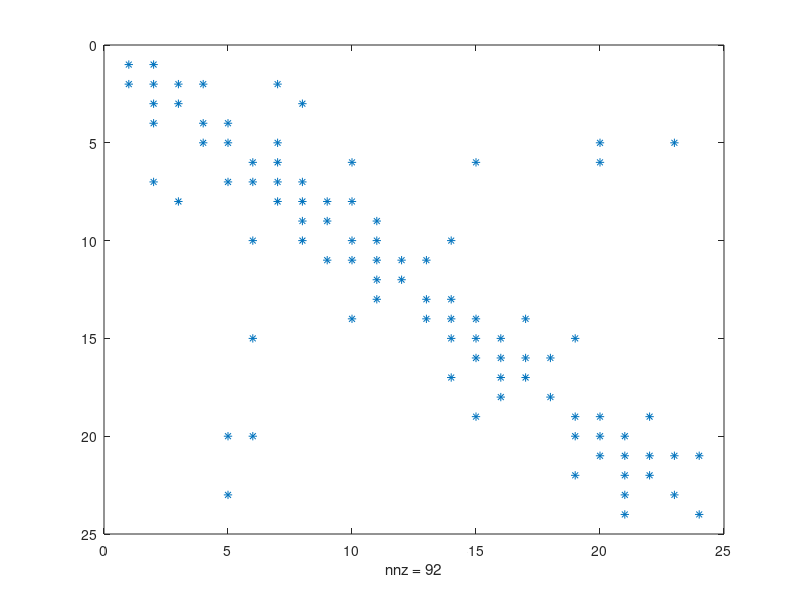
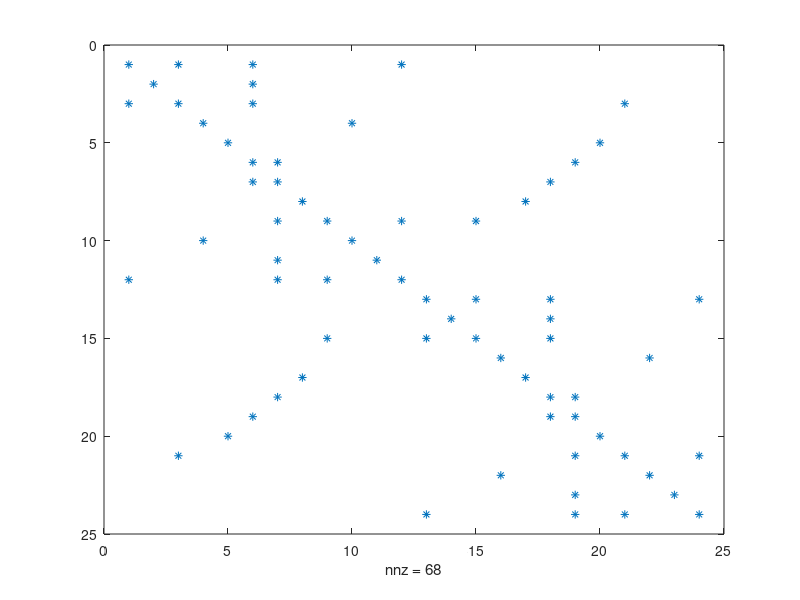

Reproduce these figures in MATLAB, in order.
C = zeros(24,24);
C(1,1) = 1 ;  C(1,2) = 1 ; 
 C(2,1) = 1 ;  C(2,2) = 1 ;  C(2,3) = 1 ;  C(2,4) = 1 ;  C(2,7) = 1 ; 
 C(3,2) = 1 ;  C(3,3) = 1 ;  C(3,8) = 1 ; 
 C(4,2) = 1 ;  C(4,4) = 1 ;  C(4,5) = 1 ; 
 C(5,4) = 1 ;  C(5,5) = 1 ;  C(5,7) = 1 ;  C(5,21) = 1 ;  C(5,24) = 1 ; 
 C(6,6) = 1 ;  C(6,7) = 1 ;  C(6,10) = 1 ;  C(6,15) = 1 ;  C(6,21) = 1 ; 
 C(7,2) = 1 ;  C(7,5) = 1 ;  C(7,6) = 1 ;  C(7,7) = 1 ;  C(7,8) = 1 ; 
 C(8,3) = 1 ;  C(8,7) = 1 ;  C(8,8) = 1 ;  C(8,9) = 1 ;  C(8,10) = 1 ; 
 C(9,8) = 1 ;  C(9,9) = 1 ;  C(9,11) = 1 ; 
 C(10,6) = 1 ;  C(10,8) = 1 ;  C(10,10) = 1 ;  C(10,11) = 1 ;  C(10,14) = 1 ; 
 C(11,9) = 1 ;  C(11,10) = 1 ;  C(11,11) = 1 ;  C(11,12) = 1 ;  C(11,13) = 1 ; 
 C(12,11) = 1 ;  C(12,12) = 1 ; 
 C(13,11) = 1 ;  C(13,13) = 1 ;  C(13,14) = 1 ; 
 C(14,10) = 1 ;  C(14,13) = 1 ;  C(14,14) = 1 ;  C(14,15) = 1 ;  C(14,17) = 1 ; 
 C(15,6) = 1 ;  C(15,14) = 1 ;  C(15,15) = 1 ;  C(15,16) = 1 ;  C(15,20) = 1 ; 
 C(16,15) = 1 ;  C(16,16) = 1 ;  C(16,17) = 1 ;  C(16,18) = 1 ;  C(16,19) = 1 ; 
 C(17,14) = 1 ;  C(17,16) = 1 ;  C(17,17) = 1 ; 
 C(18,16) = 1 ;  C(18,18) = 1 ; 
 C(19,16) = 1 ;  C(19,19) = 1 ;  C(19,20) = 1 ; 
 C(20,15) = 1 ;  C(20,19) = 1 ;  C(20,20) = 1 ;  C(20,21) = 1 ;  C(20,23) = 1 ; 
 C(21,5) = 1 ;  C(21,6) = 1 ;  C(21,20) = 1 ;  C(21,21) = 1 ;  C(21,22) = 1 ; 
 C(22,21) = 1 ;  C(22,22) = 1 ;  C(22,23) = 1 ;  C(22,24) = 1 ;  C(22,25) = 1 ; 
 C(23,20) = 1 ;  C(23,22) = 1 ;  C(23,23) = 1 ; 
 C(24,5) = 1 ;  C(24,22) = 1 ;  C(24,24) = 1 ; 
 C(25,22) = 1 ;  C(25,25) = 1 ; 
 
 
 C = [C(1:18,:) ; C(20:25,:)];
 C = [C(:,1:18) C(:,20:25)];

 spy(C);
 





C = zeros(24,24); 
 C(1,1) = 1 ;  C(1,3) = 1 ;  C(1,6) = 1 ;  C(1,12) = 1 ; 
 C(2,2) = 1 ;  C(2,6) = 1 ; 
 C(3,1) = 1 ;  C(3,3) = 1 ;  C(3,6) = 1 ;  C(3,21) = 1 ; 
 C(4,4) = 1 ;  C(4,10) = 1 ; 
 C(5,5) = 1 ;  C(5,20) = 1 ; 
 C(6,6) = 1 ;  C(6,7) = 1 ;  C(6,19) = 1 ; 
 C(7,6) = 1 ;  C(7,7) = 1 ;  C(7,18) = 1 ; 
 C(8,8) = 1 ;  C(8,17) = 1 ; 
 C(9,7) = 1 ;  C(9,9) = 1 ;  C(9,12) = 1 ;  C(9,15) = 1 ; 
 C(10,4) = 1 ;  C(10,10) = 1 ; 
 C(11,7) = 1 ;  C(11,11) = 1 ; 
 C(12,1) = 1 ;  C(12,7) = 1 ;  C(12,9) = 1 ;  C(12,12) = 1 ; 
 C(13,13) = 1 ;  C(13,15) = 1 ;  C(13,18) = 1 ;  C(13,24) = 1 ; 
 C(14,14) = 1 ;  C(14,18) = 1 ; 
 C(15,9) = 1 ;  C(15,13) = 1 ;  C(15,15) = 1 ;  C(15,18) = 1 ; 
 C(16,16) = 1 ;  C(16,22) = 1 ; 
 C(17,8) = 1 ;  C(17,17) = 1 ; 
 C(18,7) = 1 ;  C(18,18) = 1 ;  C(18,19) = 1 ; 
 C(19,6) = 1 ;  C(19,18) = 1 ;  C(19,19) = 1 ; 
 C(20,5) = 1 ;  C(20,20) = 1 ; 
 C(21,3) = 1 ;  C(21,19) = 1 ;  C(21,21) = 1 ;  C(21,24) = 1 ; 
 C(22,16) = 1 ;  C(22,22) = 1 ; 
 C(23,19) = 1 ;  C(23,23) = 1 ; 
 C(24,13) = 1 ;  C(24,19) = 1 ;  C(24,21) = 1 ;  C(24,24) = 1 ; 

 
 figure;
 title('IPDG');
 spy(C)